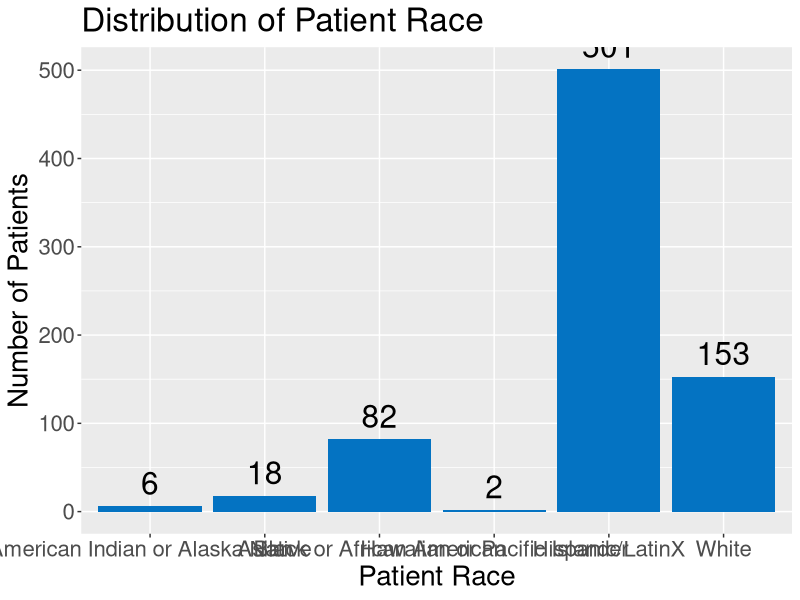
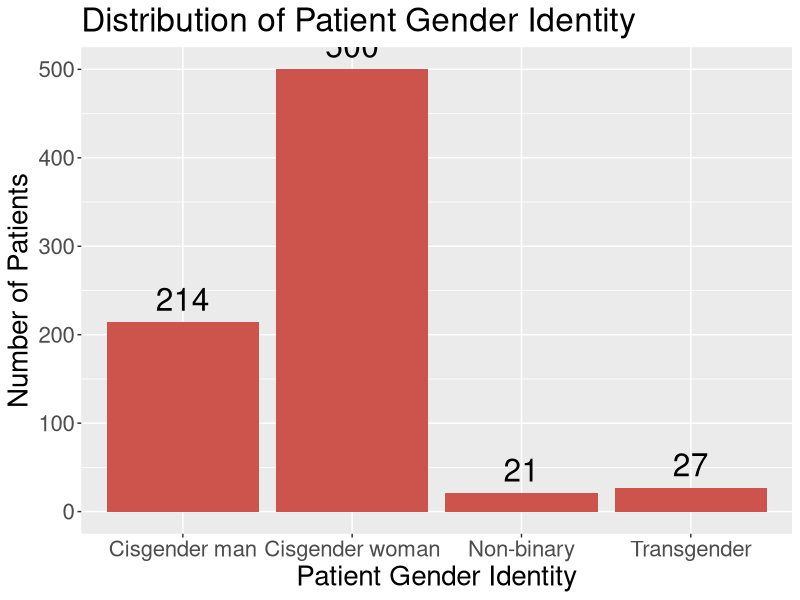
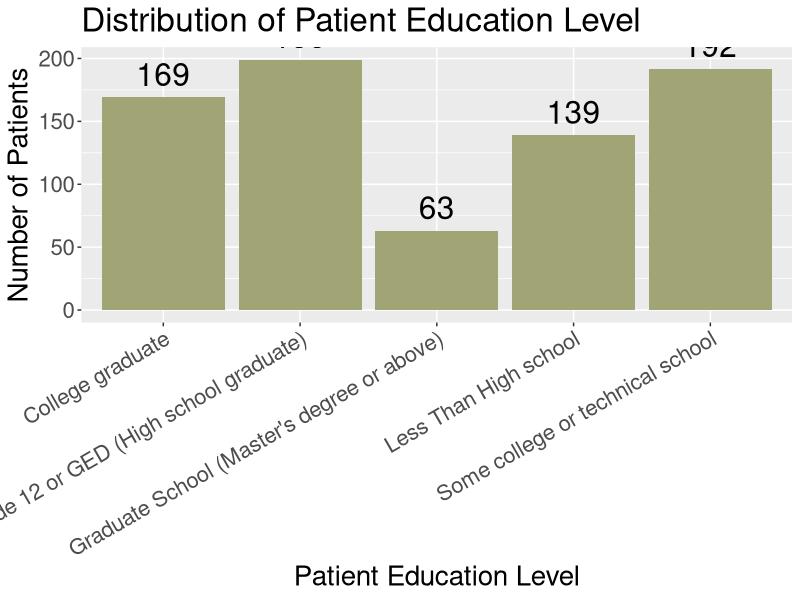
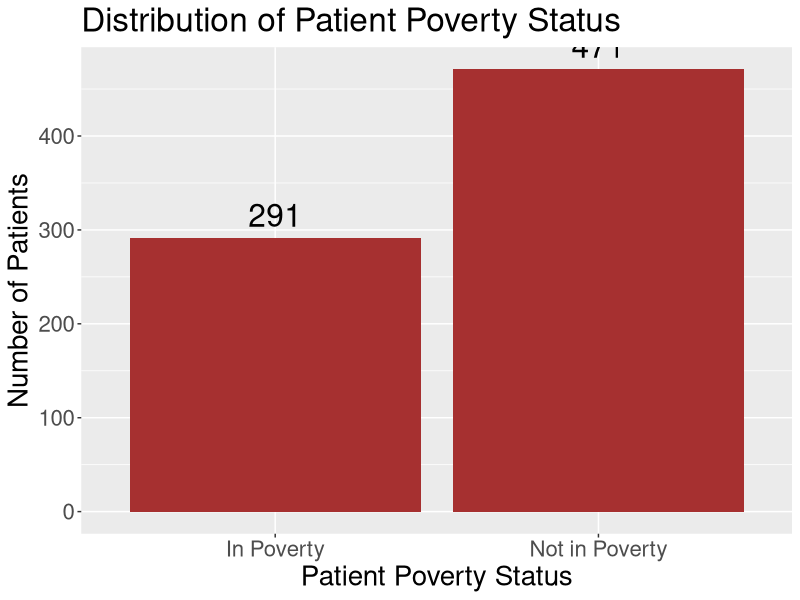
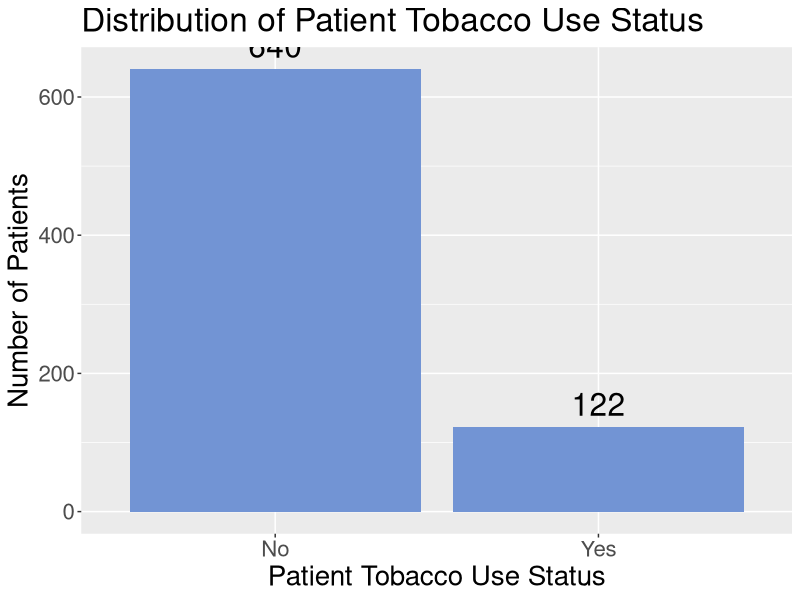
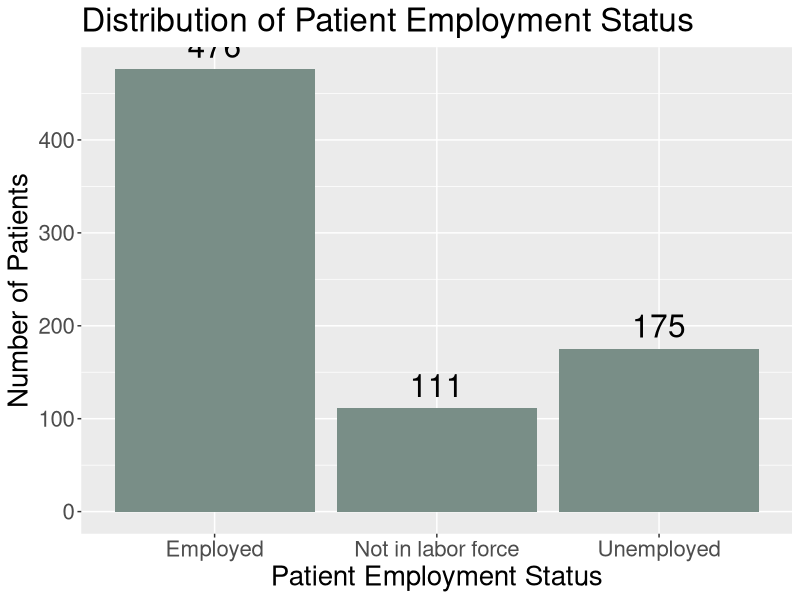

Write the R code that produced these figures, in order. (Note: this script raises an error after producing the figures.)
require(readxl)
require(ggplot2)

needs_final <- read_excel("demographics and health literacy score data final.xlsx")

#######################################
# DESCRIPTIVE STATS AND VISUALIZATIONS
#######################################
# race
ggplot(needs_final) +
  geom_bar(aes(x = race), fill = "#0473c2") +
  geom_text(aes(x = race, label = after_stat(count)), stat = "count", vjust = -0.5, color = "black", size = 8) +
  ggtitle("Distribution of Patient Race") +
  ylab ("Number of Patients") +
  xlab ("Patient Race") + theme(text = element_text(size=20))

# gender identity
ggplot(needs_final) +
  geom_bar(aes(x = gend_id), fill = "#cd544c") +
  geom_text(aes(x = gend_id, label = ..count..), stat = "count", vjust = -0.5, color = "black", size = 8) +
  ggtitle("Distribution of Patient Gender Identity") +
  ylab ("Number of Patients") +
  xlab ("Patient Gender Identity") + theme(text = element_text(size=20))

# education 
ggplot(needs_final) +
  geom_bar(aes(x = educ), fill = "#a1a475") +
  geom_text(aes(x = educ, label = after_stat(count)), stat = "count", vjust = -0.5, color = "black", size = 8) +
  ggtitle("Distribution of Patient Education Level") +
  ylab ("Number of Patients") +
  xlab ("Patient Education Level") + theme(axis.text.x = element_text(angle = 30, hjust=1), text = element_text(size=20))  

# poverty status 
ggplot(needs_final) +
  geom_bar(aes(x = poverty), fill = "#a63030") +
  geom_text(aes(x = poverty, label = after_stat(count)), stat = "count", vjust = -0.5, color = "black", size = 8) +
  ggtitle("Distribution of Patient Poverty Status") +
  ylab ("Number of Patients") +
  xlab ("Patient Poverty Status") + theme(text = element_text(size=20))  

# substance use 
ggplot(needs_final) +
  geom_bar(aes(x = tobacco_use), fill = "#7294d4") +
  geom_text(aes(x = tobacco_use, label = after_stat(count)), stat = "count", vjust = -0.5, color = "black", size = 8) +
  ggtitle("Distribution of Patient Tobacco Use Status") +
  ylab ("Number of Patients") +
  xlab ("Patient Tobacco Use Status") + theme(text = element_text(size=20))  

# employment 
ggplot(needs_final) +
  geom_bar(aes(x = employment_status), fill = "#798e87") +
  geom_text(aes(x = employment_status, label = after_stat(count)), stat = "count", vjust = -0.5, color = "black", size = 8) +
  ggtitle("Distribution of Patient Employment Status") +
  ylab ("Number of Patients") +
  xlab ("Patient Employment Status") + theme(text = element_text(size=20))  

# need help reading medical materials
ggplot(needs_final) +
  geom_bar(aes(x = need_help_reading_med_materials), fill = "#003b67") +
  geom_text(aes(x = need_help_reading_med_materials, label = after_stat(count)), stat = "count", vjust = -0.5, color = "black", size = 8) +
  ggtitle("Distribution of How Often Patients Need Help Reading Medical Materials From Medical Providers") +
  ylab ("Number of Patients") +
  xlab ("How Often Patients Need Help") + theme(text = element_text(size=20))

# trouble understanding written info about medical condition
ggplot(needs_final) +
  geom_bar(aes(x = written_trouble_understand), fill = "#7aa6dd") +
  geom_text(aes(x = written_trouble_understand, label = after_stat(count)), stat = "count", vjust = -0.5, color = "black", size = 8) +
  ggtitle("Distribution of How Often Patients Have Problems Learning About Medical Conditions 
          Due to Trouble Understanding Written Information") +
  ylab ("Number of Patients") +
  xlab ("How Often Patients Have Trouble Understanding Written Information") + theme(text = element_text(size=20))

# have trouble understanding what is told 
ggplot(needs_final) +
  geom_bar(aes(x = hearing_trouble_understand), fill = "#74a188") +
  geom_text(aes(x = hearing_trouble_understand, label = after_stat(count)), stat = "count", vjust = -0.5, color = "black", size = 8) +
  ggtitle("Distribution of How Often Patients Have Trouble Understanding What They Are Told About Medical Conditions") +
  ylab ("Number of Patients") +
  xlab ("How Often Patients Have Trouble Understanding What They Are Told About Medical Conditions") + theme(text = element_text(size=20))

# confidence filling out medical forms alone
ggplot(needs_final) +
  geom_bar(aes(x = conf_fill_forms), fill = "#f0c000") +
  geom_text(aes(x = conf_fill_forms, label = after_stat(count)), stat = "count", vjust = -0.5, color = "black", size = 8) +
  ggtitle("Distribution of How Confident Patients Are Filling Out Medical Forms By Themselves") +
  ylab ("Number of Patients") +
  xlab ("Patient Confidence") + theme(text = element_text(size=20))

# health literacy score
ggplot(needs_final) +
  geom_bar(aes(x = conf_fill_forms), fill = "#f0c000") +
  geom_text(aes(x = conf_fill_forms, label = after_stat(count)), stat = "count", vjust = -0.5, color = "black", size = 8) +
  ggtitle("Distribution of How Confident Patients Are Filling Out Medical Forms By Themselves") +
  ylab ("Number of Patients") +
  xlab ("Patient Confidence") + theme(text = element_text(size=20))
